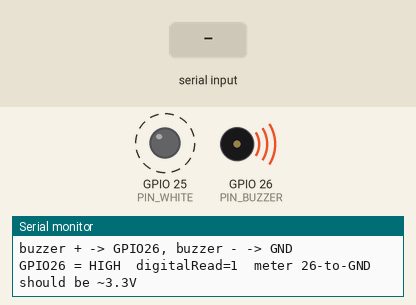
The sketch below on a simulated ESP32. On the bench: output pins drawn as LEDs (lit = HIGH), buzzer (waves = sounding, pin HIGH), the last lines printed to the serial monitor. Dashed ring = blinking. Inputs (shaded band) come from the test bench.

Above: at 1.37 s.
1.8 s: "0" received over Serial
At 2.13 s:
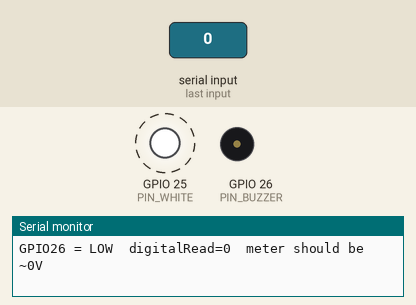
4.9 s: "1" received over Serial
At 5.13 s:
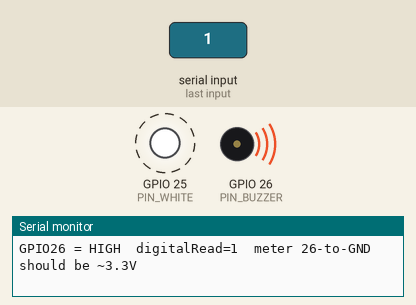
8.0 s: "t" received over Serial
At 8.38 s:
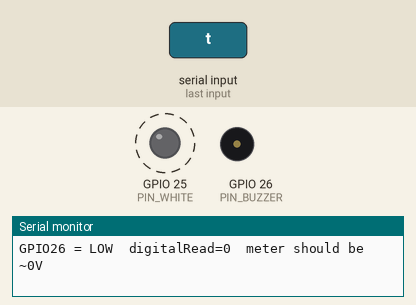
Timing chart, 0 to 17.1 s (numbered marks = the images above; inputs shaded):
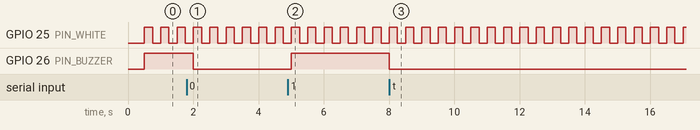

The sketch:

gpio26_test.ino
```cpp
// Minimal ESP32-WROOM pin check. No scale, no RGB library.
// GPIO26 held HIGH forever after boot (~3.3V to GND).
// GPIO25 blinks so you can see the board is alive.
// Serial 115200: 1 = 26 HIGH, 0 = 26 LOW, t = toggle 26

static const int PIN_BUZZER = 26;
static const int PIN_WHITE = 25;

bool high = true;

void apply() {
  digitalWrite(PIN_BUZZER, high ? HIGH : LOW);
  Serial.print("GPIO26 = ");
  Serial.print(high ? "HIGH" : "LOW");
  Serial.print("  digitalRead=");
  Serial.print(digitalRead(PIN_BUZZER));
  Serial.println(high ? "  meter 26-to-GND should be ~3.3V" : "  meter should be ~0V");
}

void setup() {
  Serial.begin(115200);
  delay(500);
  pinMode(PIN_BUZZER, OUTPUT);
  pinMode(PIN_WHITE, OUTPUT);
  digitalWrite(PIN_BUZZER, HIGH);
  high = true;
  Serial.println();
  Serial.println("gpio26_test");
  Serial.println("buzzer + -> GPIO26, buzzer - -> GND");
  apply();
}

void loop() {
  // Blink white LED to prove firmware is running.
  digitalWrite(PIN_WHITE, HIGH);
  delay(250);
  digitalWrite(PIN_WHITE, LOW);
  delay(250);

  while (Serial.available() > 0) {
    const char c = (char)Serial.read();
    if (c == '1') {
      high = true;
      apply();
    } else if (c == '0') {
      high = false;
      apply();
    } else if (c == 't' || c == 'T') {
      high = !high;
      apply();
    }
  }
}
```

Measured:
- after the input at 1.8 s, GPIO 26 (PIN_BUZZER): HIGH → LOW after 0.20 s
- after the input at 4.9 s, GPIO 26 (PIN_BUZZER): LOW → HIGH after 0.11 s
- after the input at 8.0 s, GPIO 26 (PIN_BUZZER): HIGH → LOW at once
- by itself, GPIO 25 (PIN_WHITE): alternates HIGH for 0.25 s and LOW for 0.25 s
